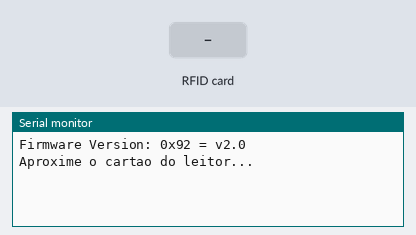
The sketch below on a simulated Arduino Uno, built with avr-gcc and run on an emulated ATmega328P. Shown: the last lines printed to the serial monitor. The test bench sets the inputs (shaded band).

Above: at 1.2 s.
1.3 s: RFID card D5 D6 03 07 held to the reader
At 2.3 s:
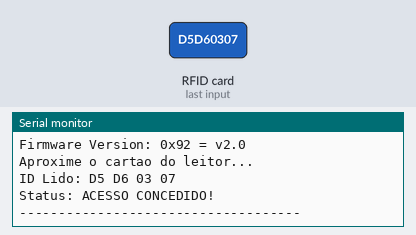
2.8 s: RFID card 5E 7A 19 C4 held to the reader
At 3.4 s:
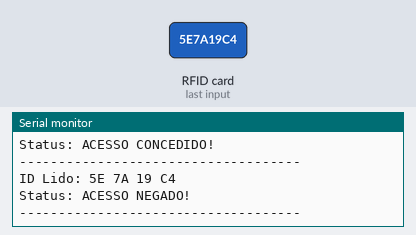

Measured:
- after the input at 1.3 s, the serial monitor: prints a new line at once (image 1)
- after the input at 2.8 s, the serial monitor: prints a new line at once (image 2)

The sketch:

03_teste_validacao_uid.ino
```cpp
// Etapa Intermediária: Leitura de UID e Teste de Validação no Monitor Serial

#include <SPI.h>
#include <MFRC522.h>

#define RST_PIN 9
#define SS_PIN  10

// ID do cartão cadastrado como autorizado (com os zeros formatados)
String UID_AUTORIZADO = "D5 D6 03 07";

MFRC522 mfrc522(SS_PIN, RST_PIN);

void setup() {
  Serial.begin(9600);
  while (!Serial);
  SPI.begin();
  mfrc522.PCD_Init();
  delay(4);
  mfrc522.PCD_DumpVersionToSerial();

  Serial.println("Aproxime o cartao do leitor...");
}

void loop() {
  // Aguarda a aproximação de uma tag/cartão
  if (!mfrc522.PICC_IsNewCardPresent()) {
    return;
  }

  // Faz a leitura dos dados do cartão
  if (!mfrc522.PICC_ReadCardSerial()) {
    return;
  }

  String idLido = "";

  // Lê os bytes do UID e formata a String garantindo o zero à esquerda
  for (uint8_t i = 0; i < mfrc522.uid.size; i++) {
    if (mfrc522.uid.uidByte[i] < 0x10) {
      idLido += "0";
    }
    idLido += String(mfrc522.uid.uidByte[i], HEX);

    if (i < mfrc522.uid.size - 1) {
      idLido += " ";
    }
  }

  idLido.toUpperCase(); // Converte os caracteres para maiúsculas

  Serial.print("ID Lido: ");
  Serial.println(idLido);

  // Verificação se o cartão lido corresponde ao cadastrado
  if (idLido == UID_AUTORIZADO) {
    Serial.println("Status: ACESSO CONCEDIDO!");
  } else {
    Serial.println("Status: ACESSO NEGADO!");
  }
  Serial.println("------------------------------------");

  mfrc522.PICC_HaltA(); // Interrompe a leitura da tag atual
  delay(1000);          // Aguarda 1 segundo para evitar múltiplas leituras seguidas
}
```
